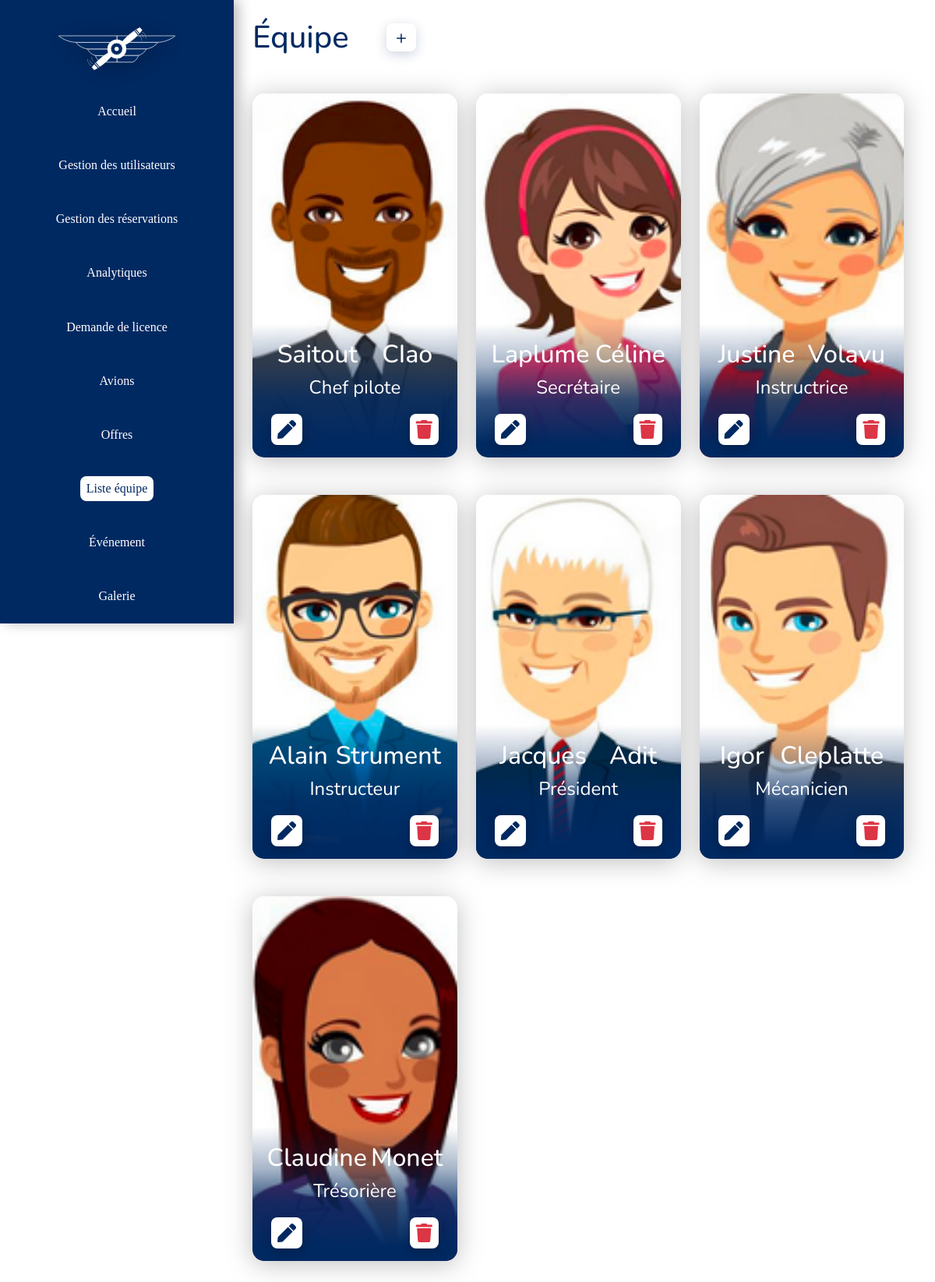
/php_equipe.php (signed in), run on the app's committed database.
### tables this page shows
CREATE TABLE `equipe` (
  `id` int(11) NOT NULL,
  `nom` char(50) NOT NULL,
  `prenom` char(50) NOT NULL,
  `fonction` char(50) DEFAULT NULL,
  `image` char(255) DEFAULT NULL
);

### UID.php (called while the page is built)
<?php
function UID($nbr_aleatoire) {
    $liste_cara = [
        ["A", "B", "C", "D", "E", "F", "G", "H", "I", "J", "K", "K", "L", "M", "N", "O", "P", "Q", "R", "S", "T", "U", "V", "W", "X", "Y", "Z"],
        ["a", "b", "c", "d", "e", "f", "g", "h","i","j","k","l","m","n","o","p","q","r","s","t","u","v","w","x","y","z"],
        ["0", "1", "2", "3", "4", "5", "6", "7", "8", "9"]
    ];
    $liste = "";
    for ($i = 0; $i < $nbr_aleatoire; $i++) {
        $index_one = rand(0, 2);
        $index_two = rand(0, count($liste_cara[$index_one])-1);
        $liste.= $liste_cara[$index_one][$index_two];
    }
    return $liste;
}
?>

### poo_models.php (called while the page is built, shortened)
<?php
require_once "poo_database.php";
class Model extends Database {
    protected string $table;
	function getTable() {
		return $this->table;
	}
	function __construct(string $table) {
		$this->table = $table;
		$this->db = Database::getInstance();
	}
}

### poo_database.php (called while the page is built, shortened)
<?php
class Database extends PDO {
    private static $instance;
    public static function getInstance():self
    {
        if(self::$instance === null){
            self::$instance = new self();
        }
        return self::$instance;
    }
}

### poo_repository.php (called while the page is built, shortened)
<?php
require_once ("poo_models.php");
class Repository extends Model {
	public function requete(string $sql) {
        return $this->db->query($sql);
    }
}

### php_equipe.php (the view, shortened to what this page needs)
<!DOCTYPE html>
<html lang="fr">
<head>
    <link rel="stylesheet" href="css/equipe.css?time=<?php require 'UID.php';
                                                        echo UID(200) ?>">
    <link rel="stylesheet" href="css/bootstrap.min.css?time=<?php echo UID(200) ?>">
    <link rel="stylesheet" href="https://cdnjs.cloudflare.com/ajax/libs/font-awesome/5.15.2/css/all.min.css">
    <link rel="stylesheet" href="https://cdn.jsdelivr.net/npm/flatpickr/dist/flatpickr.min.css">
</head>
<body class="font-normal text-blue">
    <div class="d-flex flex-row w-100 h-100 mb-5">
        <section class="w-25 h-100 position-fixed start-0">
            <nav class="text-center bg-custom text-white d-flex justify-content-around flex-column align-items-center font-avion">
                <a href="index.php" class="w-50 exclu mt-3">
                    <img class="logo-shadow" src="img/SVG/logo.svg" alt="logo aero club">
                </a>
                <a class="text-white text-decoration-none py-1 px-2 rounded-3" href="php_login.php">Accueil</a>
                <a class="text-white text-decoration-none py-1 px-2 rounded-3" href="php_gestionnaireUtilisateur.php">Gestion des utilisateurs</a>
                <a class="text-white text-decoration-none py-1 px-2 rounded-3" href="php_gestionReservation.php">Gestion des réservations</a>
                <a class="text-white text-decoration-none py-1 px-2 rounded-3" href="php_analytique.php">Analytiques</a>
                <a class="text-white text-decoration-none py-1 px-2 rounded-3" href="php_DemandeLicence.php">Demande de licence</a>
                <a class="text-white text-decoration-none py-1 px-2 rounded-3" href="php_Gestion_avions.php">Avions</a>
                <a class="text-white text-decoration-none py-1 px-2 rounded-3" href="php_offre.php">Offres</a>
                <a class="text-blue text-decoration-none py-1 px-2 rounded-3 exclu bg-white" href="php_equipe.php">Liste équipe</a>
                <a class="text-white text-decoration-none py-1 px-2 rounded-3" href="php_evenement.php">Événement</a>
                <a class="text-white text-decoration-none py-1 px-2 rounded-3" href="php_galerie.php">Galerie</a>
            </nav>
        </section>
        <section class="ml-custom w-75">
            <article class="d-flex flex-row align-items-center mt-4">
                <h1 class="text-blue m-0 me-5">Équipe</h1>
                <p onclick="ajoutEquipe()" class="fs-4 text-blue bg-white ajout_event rounded-3 mb-0">+</p>
            </article>
            <?php
            if (isset($_SESSION['mail'])) {
                require_once "poo_repository.php";
                require_once "poo_models.php";
            } else {
                header("Location:php_login.php");
                exit();
            }
            ?>
            <article class="d-flex flex-row flex-wrap justify-content-start">
                <?php
                try {
                    $modele = new Model("equipe");
                    $exemple1 = new Repository($modele->getTable());
                    $sql = "Select * from " . $modele->getTable();
                    $resultat = $exemple1->requete($sql);
                    foreach ($resultat as $ligne2) {
                        $img = $ligne2['image'];
                        $id = "'" . $img . "'";
                        $idModification = $ligne2['id'];
                ?>
                        <div class="equipe-container me-4 mb-0 mt-5" style="background-image: url('ImagesEquipe/<?= $img ?>.png');">
                            <div class="content text-white p-3">
                                <div class="d-flex justify-content-around flex-wrap fs-2 fw-medium">
                                    <p class="mb-0" id='nom_<?= $idModification ?>'><?= $ligne2['nom'] ?></p>
                                    <p class="mb-0" id='prenom_<?= $idModification ?>'><?= $ligne2['prenom'] ?></p>
                                </div>
                                <p class="mb-0 text-center fs-4" id='fonction_<?= $idModification ?>'><?= $ligne2['fonction'] ?></p>
                                <div class="d-flex flex-row justify-content-between px-2 mt-3">
                                    <i class="fas fa-pen text-blue p-2 fs-4 bg-white icon-event rounded-3" onclick="modifequipe(<?= $idModification ?>)"></i>
                                    <i class="fas fa-trash text-danger p-2 fs-4 bg-white icon-event rounded-3" onclick="confirm(<?=$id ?>)"></i>
                                </div>
                            </div>
                        </div>
                <?php
                    }
                } catch (PDOException $e) {
                    die($e->getMessage());
                }
                ?>
            </article>
        </section>
    </div>
</body>
</html>

### css/equipe.css (style rules this page uses)
.bg-custom { background-color: #002962; }
.font-avion { font-family: aeronaves; }
.font-normal { font-family: nunito; }
nav { box-shadow: 7px 0px 15px 0px rgba(0, 0, 0, 0.25); height: 100vh !important; }
nav a:not(.exclu) { transition: all 0.25s ease; }
.ml-custom { margin-left: 27%; }
.text-blue { color: #002962 !important; }
.logo-shadow { filter: drop-shadow(0px 4px 15px rgba(0, 0, 0, 0.25)); }
.ajout_event { transition: all 0.25s ease; box-shadow: 0px 4px 15px 0px rgba(0, 41, 98, 0.20); cursor: pointer; padding: 0 0.5em; }
.equipe-container { background-repeat: no-repeat; background-size: cover; background-position: center; filter: drop-shadow(0px 4.353px 16.325px rgba(0, 0, 0, 0.25)); height: 100%; width: 30%; border-radius: 15px; position: relative; aspect-ratio: 9/16; }
.content { position: absolute; bottom: 0; left: 0; width: 100%; background: linear-gradient(180deg, rgba(0, 41, 98, 0.00) 0%, rgba(0, 41, 98, 0.35) 31.77%, rgba(0, 41, 98, 0.80) 56.77%, #002962 89.82%); border-bottom-left-radius: 15px; border-bottom-right-radius: 15px; }
.icon-event { box-shadow: 0px 4.353px 15.237px 0px rgba(0, 0, 0, 0.25); cursor: pointer; }

### data on the page
equipe: image (picture), nom "Saitout", prenom "CIao", fonction "Chef pilote"
equipe: image (picture), nom "Laplume", prenom "Céline", fonction "Secrétaire"
equipe: image (picture), nom "Justine", prenom "Volavu", fonction "Instructrice"
equipe: image (picture), nom "Alain", prenom "Strument", fonction "Instructeur"
equipe: image (picture), nom "Jacques", prenom "Adit", fonction "Président"
equipe: image (picture), nom "Igor", prenom "Cleplatte", fonction "Mécanicien"
equipe: image (picture), nom "Claudine", prenom "Monet", fonction "Trésorière"
